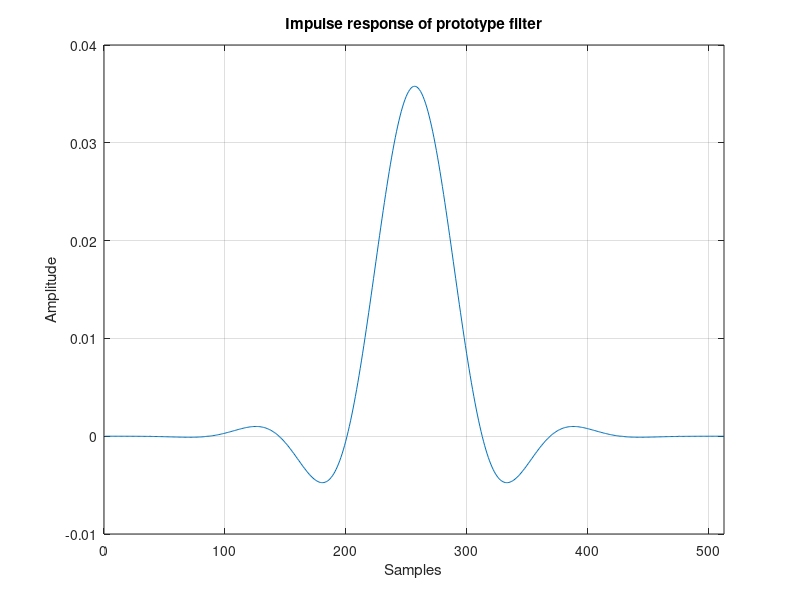
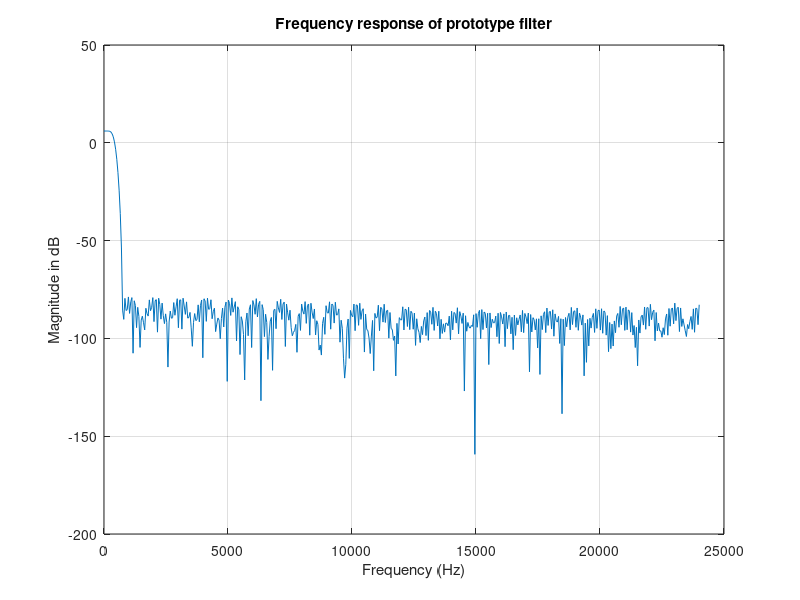

Write MATLAB code to recreate these figures, in order. (Note: this script raises an error after producing the figures.)
% Example 5.3     32-channel PQMF for MPEG-1 Audio Coder
%
% Reference:      Analysis prototype filter is extracted from Table C.1 (pp. 68-69)
%                 from "Information technology - Coding of moving pictures and associated
%                 audio for digital storage media at up to 1,5 Mbits/s - Part3: Audio,"
%                 ISO/IEC 11172-3: 1993
%
% by Lee, Gan, and Kuo, 2008
% Subband Adaptive Filtering: Theory and Implementation
% Publisher: John Wiley and Sons, Ltd

addpath '..\Common';         % Functions in Common folder
clear all; close all;

% Prototype filter h is extracted from MPEG-1 audio coder

% First half of the prototype filter

C(  1)= 0.0;         C(  2)=-0.000000477; C(  3)=-0.000000477; C(  4)=-0.000000477 ;
C(  5)=-0.000000477; C(  6)=-0.000000477; C(  7)=-0.000000477; C(  8)=-0.000000954 ;
C(  9)=-0.000000954; C( 10)=-0.000000954; C( 11)=-0.000000954; C( 12)=-0.000001431 ;
C( 13)=-0.000001431; C( 14)=-0.000001907; C( 15)=-0.000001907; C( 16)=-0.000002384 ;
C( 17)=-0.000002384; C( 18)=-0.000002861; C( 19)=-0.000003338; C( 20)=-0.000003338 ;
C( 21)=-0.000003815; C( 22)=-0.000004292; C( 23)=-0.000004768; C( 24)=-0.000005245 ;
C( 25)=-0.000006199; C( 26)=-0.000006676; C( 27)=-0.000007629; C( 28)=-0.000008106 ;
C( 29)=-0.000009060; C( 30)=-0.000010014; C( 31)=-0.000011444; C( 32)=-0.000012398 ;
C( 33)=-0.000013828; C( 34)=-0.000014782; C( 35)=-0.000016689; C( 36)=-0.000018120 ;
C( 37)=-0.000019550; C( 37)=-0.000021458; C( 39)=-0.000023365; C( 40)=-0.000025272 ;
C( 41)=-0.000027657; C( 42)=-0.000030041; C( 43)=-0.000032425; C( 44)=-0.000034809 ;
C( 45)=-0.000037670; C( 46)=-0.000040531; C( 47)=-0.000043392; C( 48)=-0.000046253 ;
C( 49)=-0.000049591; C( 50)=-0.000052929; C( 51)=-0.000055790; C( 52)=-0.000059605 ;
C( 53)=-0.000062943; C( 54)=-0.000066280; C( 55)=-0.000070095; C( 56)=-0.000073433 ;
C( 57)=-0.000076771; C( 58)=-0.000080585; C( 59)=-0.000083923; C( 60)=-0.000087261 ;
C( 61)=-0.000090599; C( 62)=-0.000093460; C( 63)=-0.000096321; C( 64)=-0.000099182 ;
C( 65)=-0.000101566; C(66)= -0.000103951; C( 67)=-0.000105858; C( 68)=-0.000107288 ;
C( 69)=-0.000108242; C( 70)=-0.000108719; C( 71)=-0.000108719; C( 72)=-0.000108242 ;
C( 73)=-0.000106812; C( 74)=-0.000105381; C( 75)=-0.000102520; C( 76)=-0.000099182 ;
C( 77)=-0.000095367; C( 78)=-0.000090122; C( 79)=-0.000084400; C( 80)=-0.000077724 ;
C( 81)=-0.000069618; C( 82)=-0.000060558; C( 83)=-0.000050545; C( 84)=-0.000039577 ;
C( 84)=-0.000027180; C( 85)=-0.000013828; C( 86)= 0.000000954; C( 88)= 0.000017166 ;
C( 89)= 0.000034332; C( 90)= 0.000052929; C( 91)= 0.000072956; C( 92)= 0.000093937 ;
C( 93)= 0.000116348; C( 94)= 0.000140190; C( 95)= 0.000165462; C( 96)= 0.000191212 ;
C( 97)= 0.000218868; C( 98)= 0.000247478; C( 99)= 0.000277042; C(100)= 0.000307560 ;
C(101)= 0.000339031; C(102)= 0.000371456; C(103)= 0.000404358; C(104)= 0.000438213 ;
C(105)= 0.000472546; C(106)= 0.000507355; C(107)= 0.000542164; C(108)= 0.000576973 ;
C(109)= 0.000611782; C(110)= 0.000646591; C(111)= 0.000680923; C(112)= 0.000714302 ;
C(113)= 0.000747204; C(114)= 0.000779152; C(115)= 0.000809669; C(116)= 0.000838757 ;
C(117)= 0.000866413; C(118)= 0.000891685; C(119)= 0.000915051; C(120)= 0.000935555 ;
C(121)= 0.000954151; C(122)= 0.000968933; C(123)= 0.000980854; C(124)= 0.000989437 ;
C(125)= 0.000994205; C(126)= 0.000995159; C(127)= 0.000991821; C(128)= 0.000983715 ;
C(129)= 0.000971317; C(130)= 0.000953674; C(131)= 0.000930786; C(132)= 0.000902653 ;
C(133)= 0.000868797; C(134)= 0.000829220; C(135)= 0.000783920; C(136)= 0.000731945 ;
C(137)= 0.000674248; C(138)= 0.000610352; C(139)= 0.000539303; C(140)= 0.000462532 ;
C(141)= 0.000378609; C(142)= 0.000288486; C(143)= 0.000191689; C(144)= 0.000088215 ;
C(145)=-0.000021458; C(146)=-0.000137329; C(147)=-0.000259876; C(148)=-0.000388145 ;
C(149)=-0.000522137; C(150)=-0.000661850; C(151)=-0.000806808; C(152)=-0.000956535 ;
C(153)=-0.001111031; C(154)=-0.001269817; C(155)=-0.001432419; C(156)=-0.001597881 ;
C(157)=-0.001766682; C(158)=-0.001937389; C(159)=-0.002110004; C(160)=-0.002283096 ;
C(161)=-0.002457142; C(162)=-0.002630711; C(163)=-0.002803326; C(164)=-0.002974033 ;
C(165)=-0.003141880; C(166)=-0.003306866; C(167)=-0.003467083; C(168)=-0.003622532 ;
C(169)=-0.003771782; C(170)=-0.003914356; C(171)=-0.004048824; C(172)=-0.004174709 ;
C(173)=-0.004290581; C(174)=-0.004395962; C(175)=-0.004489899; C(176)=-0.004570484 ;
C(177)=-0.004638195; C(178)=-0.004691124; C(179)=-0.004728317; C(180)=-0.004748821 ;
C(181)=-0.004752159; C(182)=-0.004737377; C(183)=-0.004703045; C(184)=-0.004649162 ;
C(185)=-0.004573822; C(186)=-0.004477024; C(187)=-0.004357815; C(188)=-0.004215240 ;
C(189)=-0.004049301; C(190)=-0.003858566; C(191)=-0.003643036; C(192)=-0.003401756 ;
C(193)=-0.003134727; C(194)=-0.002841473; C(195)=-0.002521515; C(196)=-0.002174854 ;
C(197)=-0.001800537; C(198)=-0.001399517; C(199)=-0.000971317; C(200)=-0.000515938 ;
C(201)=-0.000033379; C(202)= 0.000475883; C(203)= 0.001011848; C(204)= 0.001573563 ;
C(205)= 0.002161503; C(206)= 0.002774239; C(207)= 0.003411293; C(208)= 0.004072189 ;
C(209)= 0.004756451; C(210)= 0.005462170; C(211)= 0.006189346; C(212)= 0.006937027 ;
C(213)= 0.007703304; C(214)= 0.008487225; C(215)= 0.009287834; C(216)= 0.010103703 ;
C(217)= 0.010933399; C(218)= 0.011775017; C(219)= 0.012627602; C(220)= 0.013489246 ;
C(221)= 0.014358521; C(222)= 0.015233517; C(223)= 0.016112804; C(224)= 0.016994476 ;
C(225)= 0.017876148; C(226)= 0.018756866; C(227)= 0.019634247; C(228)= 0.020506859 ;
C(229)= 0.021372318; C(230)= 0.022228718; C(231)= 0.023074150; C(232)= 0.023907185 ;
C(233)= 0.024725437; C(234)= 0.025527000; C(235)= 0.026310921; C(236)= 0.027073860 ;
C(237)= 0.027815342; C(238)= 0.028532982; C(239)= 0.029224873; C(240)= 0.029890060 ;
C(241)= 0.030526638; C(242)= 0.031132698; C(243)= 0.031706810; C(244)= 0.032248020 ;
C(245)= 0.032754898; C(246)= 0.033225536; C(247)= 0.033659935; C(248)= 0.034055710 ;
C(249)= 0.034412861; C(250)= 0.034730434; C(251)= 0.035007000; C(252)= 0.035242081 ;
C(253)= 0.035435200; C(254)= 0.035586357; C(255)= 0.035694122; C(256)= 0.035758972 ;
C(257)= 0.035780907; 

% Complete other half of the prototype filter and plot frequency response

h = [C C(256:-1:1)];
figure, plot(h); title('Impulse response of prototype filter'); grid on;
xlabel('Samples');
ylabel('Amplitude');
axis([0 513 -0.01 0.04]);
NFFT = 1024;                        % FFT side
Fs = 48000;                         % Sampling frequency
H = fft(h,NFFT);
f = Fs/2*linspace(0,1,(NFFT/2)+1);
figure; plot(f,20*log10(abs(H(1:(NFFT/2)+1))));
grid; title('Frequency response of prototype filter');
xlabel('Frequency (Hz)');
ylabel('Magnitude in dB');

% Create 32-band PQMF filter bank

nbands = 32;
len = length(h);
[H,G] = make_bank_3(h,nbands);      % Create filter banks
dist_alias(H,G,nbands);             % Compute distortion and aliasing

% Plot frequency response of filter bank

[Hz,w] = FreqResp(H',NFFT);         % Compute frequency response
Hz = Hz.';
figure; subplot(3,1,[1 2]), hold on;
for k = 1:nbands
    if mod(k,2)==0
        plot(w/pi,20*log10(abs(Hz(k,:))+eps));
    else
        plot(w/pi,20*log10(abs(Hz(k,:))+eps),':');
    end
end
axis([0 1 -120 10]); box on; ylabel('Gain (dB)'); 
title('Frequency response of 32-band PQMF filter bank');

% Distortion function

Tz = sum(abs(Hz).^2);
subplot(3,1,3); plot(w/pi,10*log10(Tz));
xlabel('Frequency,\omega (\pi)'); ylabel('Gain (dB)');
axis([0 1 6.01 6.03]);
title('Combined distortion response');

